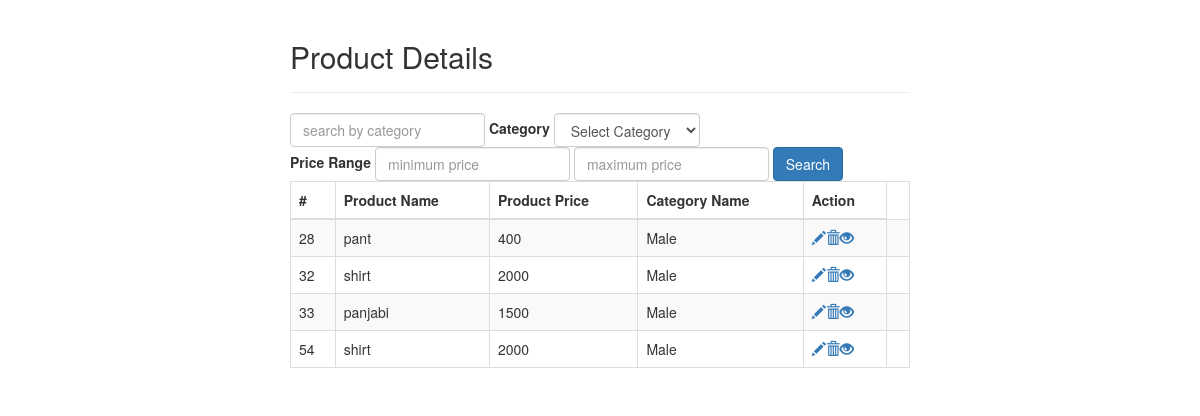
The app's page /index.php?cat_id=1 with its own data.
### tables this page shows
CREATE TABLE `product` (
  `id` int(11) NOT NULL,
  `product_name` varchar(100) NOT NULL,
  `product_price` int(11) NOT NULL,
  `cat_id` int(11) NOT NULL
);

CREATE TABLE `category` (
  `id` int(11) NOT NULL,
  `cat_name` varchar(100) NOT NULL
);

### index.php (the view, shortened to what this page needs)
<!DOCTYPE html>
<html lang="en">
<head>
    <link rel="stylesheet" href="https://maxcdn.bootstrapcdn.com/bootstrap/3.3.7/css/bootstrap.css">
</head>
<body>
    <div class="wrapper">
        <div class="container-fluid">
            <div class="row">
                <div class="col-md-12">
                    <div class="page-header clearfix">
                        <h2 class="pull-left">Product Details</h2>
                    </div>
                     <form class="form-inline" action="<?php echo htmlspecialchars($_SERVER["PHP_SELF"]); ?>" method="get">
                        <div class="form-group">
                            <input type="text" name="search" class="form-control" placeholder="search by category">
                        </div>
                        <div class="form-group">
                            <label>Category</label>
                            <select name="cat_id" class="form-control">
                                <option value="">Select Category</option>
                            </select>
                        </div>
                        <div class="form-group">
                            <label>Price Range</label>
                            <input type="text" name="min" class="form-control" placeholder="minimum price">
                            <input type="text" name="max" class="form-control" placeholder="maximum price">
                        </div>
                         <input type="submit" class="btn btn-primary" value="Search">
                    </form>
                    <?php
                    require_once "config.php";
                    $condition = 1;
                    if (isset($_GET['cat_id']) && $_GET['cat_id']!='') {
                        $condition .= " AND product.cat_id='".$_GET['cat_id']."'";
                    }
                    $sql = "SELECT product.id, product.product_name, product.product_price, category.cat_name from product INNER JOIN category on product.cat_id=category.id where $condition";
                    if($result = mysqli_query($link, $sql)){
                        if(mysqli_num_rows($result) > 0){
                            echo "<table class='table table-bordered table-striped'>";
                                echo "<thead>";
                                    echo "<tr>";
                                       echo "<th>#</th>";
                                        echo "<th>Product Name</th>";
                                        echo "<th>Product Price</th>";
                                        echo "<th>Category Name</th>";
                                        echo "<th>Action</th>";
                                    echo "</tr>";
                                echo "</thead>";
                                echo "<tbody>";
                                while($row = mysqli_fetch_array($result)){
                                    echo "<tr>";
                                         echo "<td>" . $row['id'] . "</td>";
                                       echo "<td>" . $row['product_name'] . "</td>";
                                       echo "<td>" . $row['product_price'] . "</td>";
                                        echo "<td>" . $row['cat_name'] . "</td>";
                                        echo "<td>";
                                         echo "<a href='update.php?id=". $row['id'] . " ' title='Update Record' data-toggle='tooltip'><span class='glyphicon glyphicon-pencil'></span></a>";
                                            echo "<a href='delete.php?id=". $row['id'] ."' title='Delete Record' data-toggle='tooltip'><span class='glyphicon glyphicon-trash'></span></a>";
                                            echo "<a href='productDetails.php?id=". $row['id'] ."' title='view Record' data-toggle='tooltip'><span class='glyphicon glyphicon-eye-open'></span></a>";
                                             echo "<td>";
                                    echo "</tr>";
                                }
                                echo "</tbody>";
                            echo "</table>";
                        } else{
                            echo "<p class='lead'><em>No records were found.</em></p>";
                        }
                    } else{
                        echo "ERROR: Could not able to execute $sql. " . mysqli_error($link);
                    }
                    ?>
                </div>
            </div>
        </div>
    </div>
</body>
</html>

### index.php (style rules this page uses)
.wrapper { width: 650px; margin: 0 auto; }
.page-header h2 { margin-top: 0; }

### records on screen
product: id "28", product_name "pant", product_price "400", cat.cat_name "Male"
product: id "32", product_name "shirt", product_price "2000", cat.cat_name "Male"
product: id "33", product_name "panjabi", product_price "1500", cat.cat_name "Male"
product: id "54", product_name "shirt", product_price "2000", cat.cat_name "Male"
